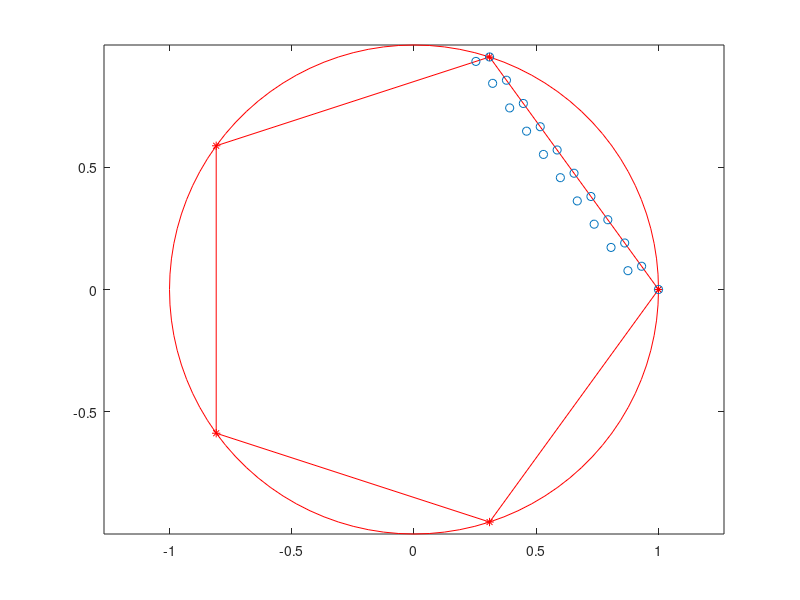

This chart was generated by the following MATLAB code:
clear all;
% plot a circle
xc = [];
for i=0:100
    ang = i*2.0*pi/100.0;
    xc = [xc; [cos(ang) sin(ang)]];
end
plot(xc(:,1),xc(:,2),'r-'); 
axis equal;
hold on;
fdata = [
         0.0 1.0 0.0 0 0;
         0.1 0.9 0.0 0 0;
         0.2 0.8 0.0 0 0;
         0.3 0.7 0.0 0 0;
         0.4 0.6 0.0 0 0;
         0.5 0.5 0.0 0 0;
         0.6 0.4 0.0 0 0;
         0.7 0.3 0.0 0 0;
         0.8 0.2 0.0 0 0;
         0.9 0.1 0.0 0 0;
         1.0 0.0 0.0 0 0;
         0.0 0.95 0.05 0 0;
         0.1 0.90 0.05 0 0;
         0.2 0.75 0.05 0 0;
         0.3 0.65 0.05 0 0;
         0.4 0.55 0.05 0 0;
         0.5 0.45 0.05 0 0;
         0.6 0.35 0.05 0 0;
         0.7 0.25 0.05 0 0;
         0.8 0.15 0.05 0 0;
         0.9 0.05 0.05 0 0
         ];
[n, m] = size(fdata);   % n = rows, m = cols = #obj
xfix = [];
for i=1:m
    angle = (i-1)*(2*pi)/m;
    xfix = [xfix; [cos(angle) sin(angle)]];
end
plot(xfix(:,1), xfix(:,2), 'r*-'); hold on;
xfixfn = [xfix(1,:); xfix(end,:)];
plot(xfixfn(:,1), xfixfn(:,2),'r-');
fdata
xfix

x = [];
for j = 1:n
    sumf = sum(ones(1, m) .* fdata(j,:));
    x = [x; [(sum(xfix(:,1)' .* fdata(j,:)) ./ sumf)' ...
        (sum(xfix(:,2)' .* fdata(j,:)) ./ sumf)']];
end
plot(x(:,1), x(:,2), 'o'); 
hold off;
